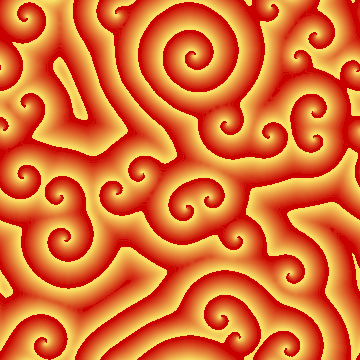
#> input picture images/img1.png, 360 x 360 px, given in place of Video 2.mp4, which was not available
$ python optical_flow_canny_edges.py
#> lines starting #> are read from the running program, lines starting #| are printed output that depends on the picture; after the words box and inside, x2 and y2 are one past the last pixel; in counts of white or black regions, pixels touching at a corner belong together; pictures that were not available may be replaced by others from this repository, and a replacement may not be noted
#> further down, frame1 is the input picture: shape (360, 360, 3); mean B, G, R 48.4, 109.5, 224
import cv2 as cv
import numpy as np

def blur(im):
    return cv.blur(im, ksize=(3, 3))
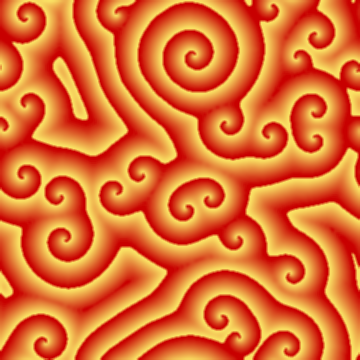
#> returned value: shape (360, 360, 3); mean of channels 0, 1, 2 48.4, 109.5, 224; drawn as B, G, R

def edges(gray):
    gray = blur(gray)
#> in blur (call 2), `return cv.blur(im, ksize=(3, 3))`:
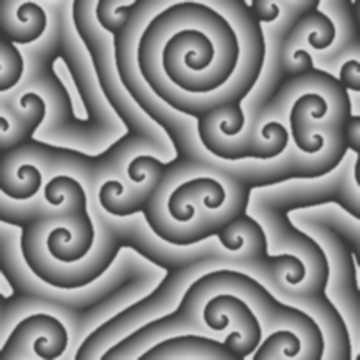
#> returned value: shape (360, 360); min 60, max 218, mean 136.8
    edges = cv.Canny(gray, 255 * 0.00, 255 * 1.00, edges=None, apertureSize=3, L2gradient=False)
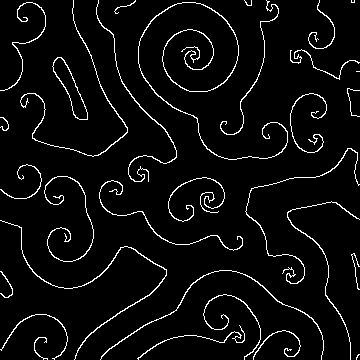
#> edges: shape (360, 360); 4.9% white in thin lines or dots
    return edges * 255
#> returned value: shape (360, 360); values 0 (black) and 1 (white), 4.9% white in thin lines or dots


cap = cv.VideoCapture("d:\DiskE\Computer_Vision_Task\Video 2.mp4")
ret, frame1 = cap.read()

frame1 = blur(frame1)

prvs = edges(cv.cvtColor(frame1,cv.COLOR_BGR2GRAY))

hsv = np.zeros_like(frame1)
hsv[...,1] = 255
while(1):
    ret, frame2 = cap.read()

    frame2 = blur(frame2)

    next = edges(cv.cvtColor(frame2,cv.COLOR_BGR2GRAY))
    flow = cv.calcOpticalFlowFarneback(prvs,next, None, 0.5, 3, 15, 3, 5, 1.2, 0)
    mag, ang = cv.cartToPolar(flow[...,0], flow[...,1])
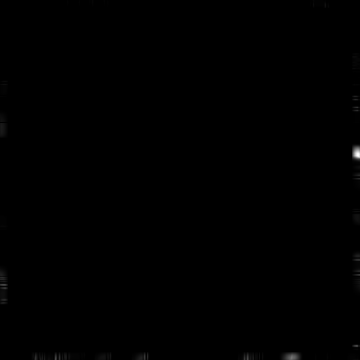
#> mag: shape (360, 360) float32; min 0, max 2.41e-06, mean 3.68e-09; drawn with min black and max white
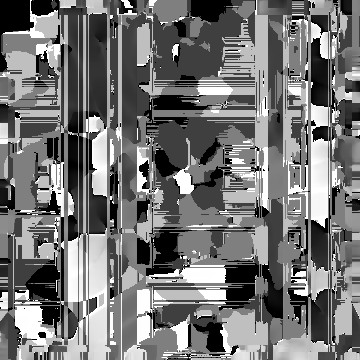
#> ang: shape (360, 360) float32; min 0, max 6.28, mean 2.89; drawn with min black and max white
    hsv[...,0] = ang*180/np.pi/2
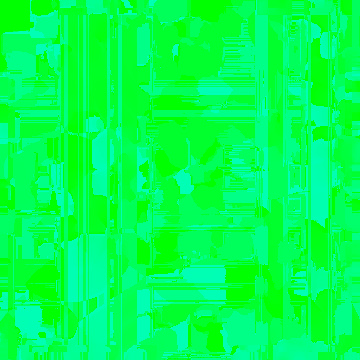
#> hsv: shape (360, 360, 3); mean of channels 0, 1, 2 82.5, 255, 0; drawn as B, G, R
    hsv[...,2] = cv.normalize(mag,None,0,255,cv.NORM_MINMAX)
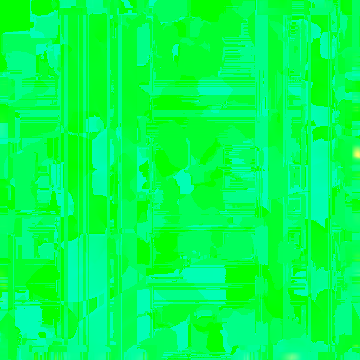
#> hsv: shape (360, 360, 3); 2.57% of pixels changed, all inside (x1, y1, x2, y2) = (0, 0, 360, 360); drawn as B, G, R
    bgr = cv.cvtColor(hsv,cv.COLOR_HSV2BGR)

    cv.imshow('frame2',bgr)
    cv.imshow('original', frame2)

    k = cv.waitKey(int(1000 // 15)) & 0xff
#> (key Esc is pressed here)
    if k == 27:
        break
    prvs = next
cap.release()
cv.destroyAllWindows()

$ run again, on images/img2.png
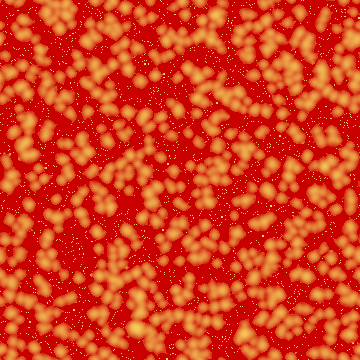
#> input picture images/img2.png, 360 x 360 px, given in place of Video 2.mp4, which was not available
#> frame1 is the input picture: shape (360, 360, 3); mean B, G, R 26.8, 60.8, 213.3
#> in edges, `edges = cv.Canny(gray, 255 * 0.00, 255 * 1.00, edges=None, apertureSiz..`:
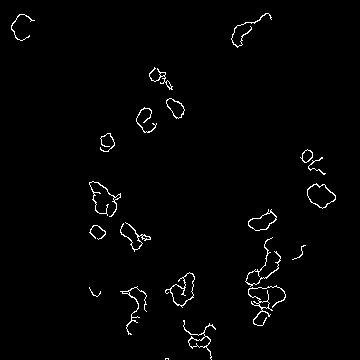
#> edges: shape (360, 360); 1.6% white in thin lines or dots, all inside (x1, y1, x2, y2) = (11, 13, 336, 360)
#> `hsv[...,2] = cv.normalize(mag,None,0,255,cv.NORM_MINMAX)`:
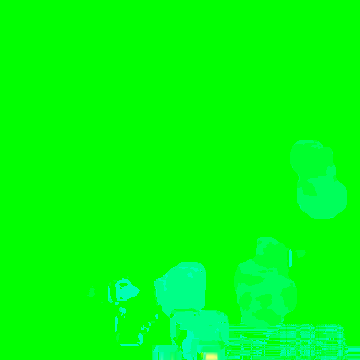
#> hsv: shape (360, 360, 3); mean of channels 0, 1, 2 12.8, 255, 0.2; drawn as B, G, R

$ run again, on images/img3.png
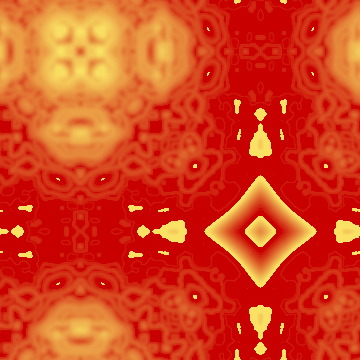
#> input picture images/img3.png, 360 x 360 px, given in place of Video 2.mp4, which was not available
#> frame1 is the input picture: shape (360, 360, 3); mean B, G, R 29.4, 66.5, 214.5
#> in edges, `edges = cv.Canny(gray, 255 * 0.00, 255 * 1.00, edges=None, apertureSiz..`:
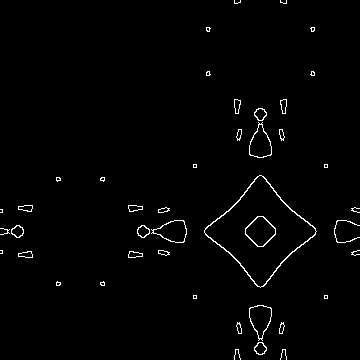
#> edges: shape (360, 360); 1.4% white in thin lines or dots
#> `hsv[...,2] = cv.normalize(mag,None,0,255,cv.NORM_MINMAX)`:
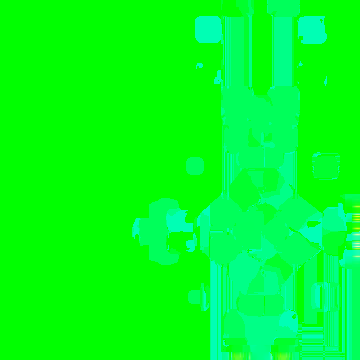
#> hsv: shape (360, 360, 3); mean of channels 0, 1, 2 33, 255, 0.3; drawn as B, G, R
